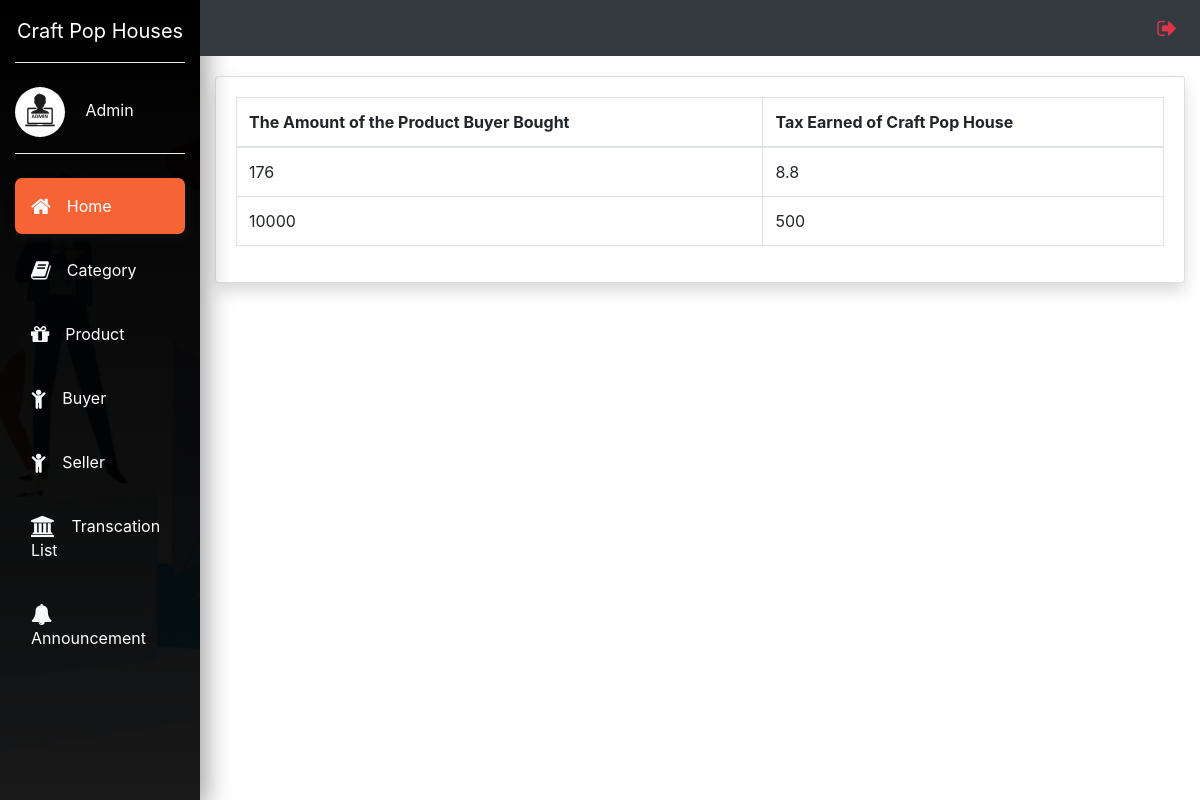
The app's page /admin/IncomeCPH.php with its own data.
### tables this page shows
CREATE TABLE `orders` (
  `seller_id` int(100) NOT NULL,
  `due_amount` int(100) NOT NULL,
  `invoice_no` int(100) NOT NULL,
  `qty` int(10) NOT NULL,
  `order_date` date NOT NULL
);

### admin/IncomeCPH.php (the view, shortened to what this page needs)
<?php include('AdminInterface.php') ?>
<div class="container-fluid">
	<div class="row">
		<div class="col-md-2"></div>
			<div class="col-md-10 bg">
				<div class="card shadow mb-4 ">
					<div class="card-body">
						<div class="table-responsive">
						<?php
							$connection = mysqli_connect('localhost','root','','cph');
							$query="SELECT * FROM orders";
							$query_run=mysqli_query($connection,$query);
						?>
							<table class="table table-bordered">
							  <thead>
								<tr>
									<th>The Amount of the Product Buyer Bought </th>
									<th>Tax Earned of Craft Pop House</th>
								</tr>
							  </thead>
							  <tbody>
							  <?php
							  if(mysqli_num_rows($query_run)>0)
							  {
								  while($row = mysqli_fetch_assoc($query_run))
								  {
									?>
								<tr>
									<td><?php echo $row['due_amount']; ?></td>
									<td><?php echo $row['due_amount']*0.05; ?></td>
								</tr>
								<?php
								  }
							  }
							  else
							  {
								  echo "No record found";
							  }
							  ?>
							  </tbody>
							</table>
							</div>
						</div>
					</div>
			</div>

### styles/insert.css (style rules this page uses)
.bg { margin-top:5%; }

### records on screen
orders: due_amount "176", $row['due_amount']*0.05 "8.8"
orders: due_amount "10000", $row['due_amount']*0.05 "500"
